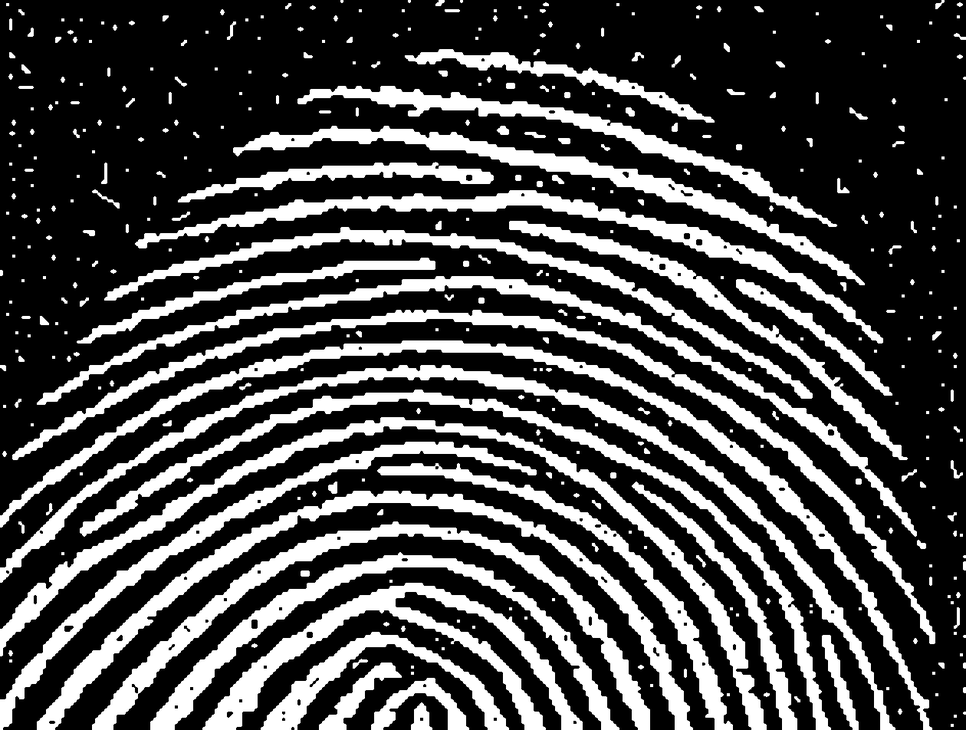
#> input picture 图像处理与可视化/Homework/数字图像处理 06/P2/DIP 09.11(a)(noisy_fingerprint).bmp, 966 x 730 px, shrunk from 1260 x 952 before the run
$ python HW06_P2_test.py
#> lines starting #> are read from the running program, lines starting #| are printed output that depends on the picture; after the words box and inside, x2 and y2 are one past the last pixel; in counts of white or black regions, pixels touching at a corner belong together
import numpy as np
from PIL import Image
from numba import njit
import matplotlib.pyplot as plt
import cv2

def compute_distance_transform(image: np.array):
    return cv2.distanceTransform(image, cv2.DIST_C, 5).astype(np.uint8)

def erode(image: np.array, threshold: int):
    """
    Parameters:
    image: Grayscale array of the image
    threshold: Threshold value to determine erosion effect (distance threshold)
    Returns: Grayscale array of the image after erosion
    """
    distance_transform = compute_distance_transform(image)
    image[(distance_transform > 0) & (distance_transform <= threshold)] = 0
    return image

# Dilation function
def dilate(image: np.array, threshold: int):
    """
    Parameters:
    image: Grayscale array of the image
    threshold: Threshold value to determine dilation effect (distance threshold)
    Returns: Grayscale array of the image after dilation
    """
    distance_transform = compute_distance_transform(255 - image)
    image[(distance_transform > 0) & (distance_transform <= threshold)] = 255
    return image

if __name__ == '__main__':

    # First, import the image and convert it to a numpy array
    image_path = 'DIP 09.11(a)(noisy_fingerprint).bmp'
    image_name = 'DIP 09.11(a)(noisy_fingerprint)'

    # Open the image, convert it to grayscale and then convert to a numpy array
    image = Image.open(image_path).convert('L')  # Convert the image to grayscale ('L' mode)
#> image is the input picture: PIL image 966x730 L; min 0, max 255, mean 72.9
    image = np.array(image)  # Convert the grayscale image to a numpy array
    processed_image = np.copy(image)

    processed_image = erode(processed_image, threshold=3)
#> in compute_distance_transform, `return cv2.distanceTransform(image, cv2.DIST_C, 5).astype(np.uint8)`:
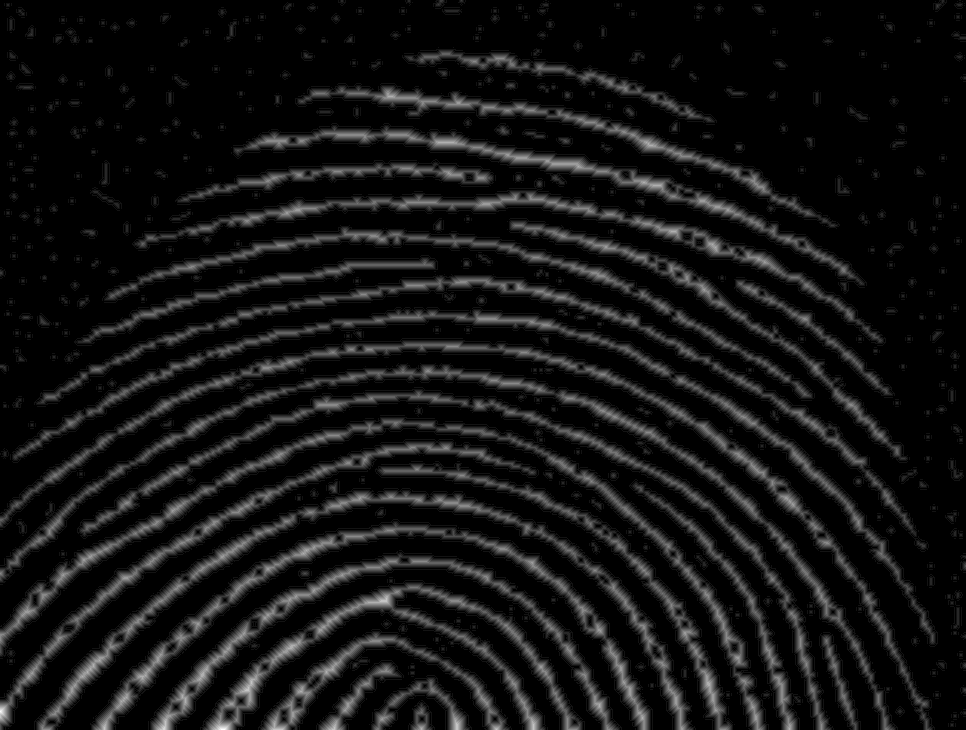
#> returned value: shape (730, 966); min 0, max 13, mean 1.04; drawn with min black and max white
    processed_image = dilate(processed_image, threshold=3)
#> in compute_distance_transform (call 2), `return cv2.distanceTransform(image, cv2.DIST_C, 5).astype(np.uint8)`:
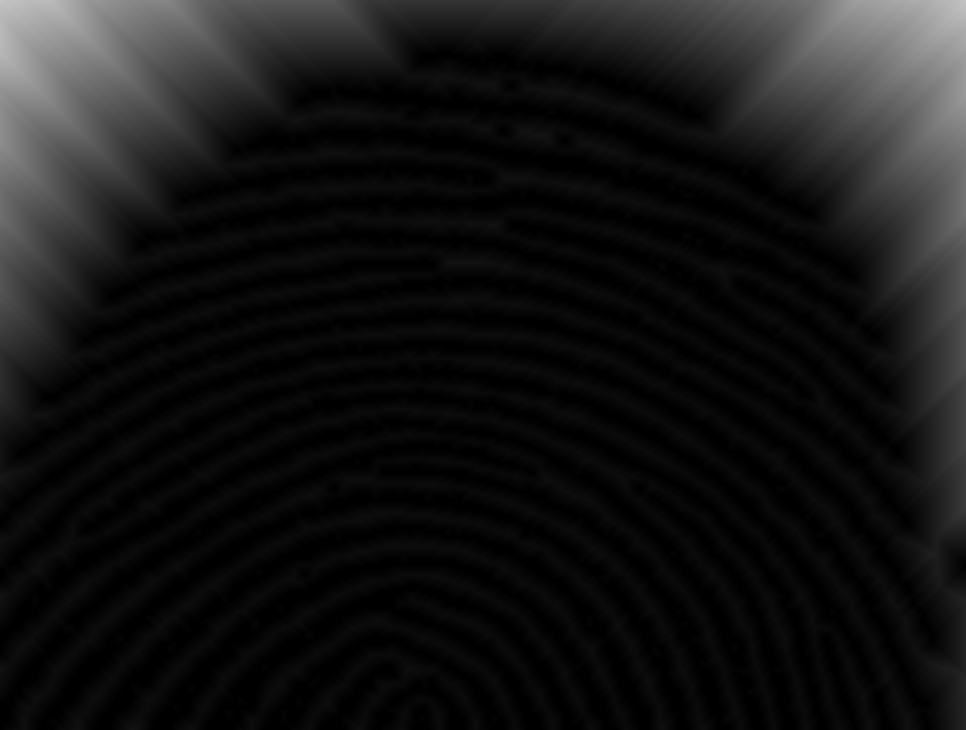
#> returned value: shape (730, 966); min 0, max 196, mean 21.3
#> in dilate, `image[(distance_transform > 0) & (distance_transform <= threshold)] = ..`:
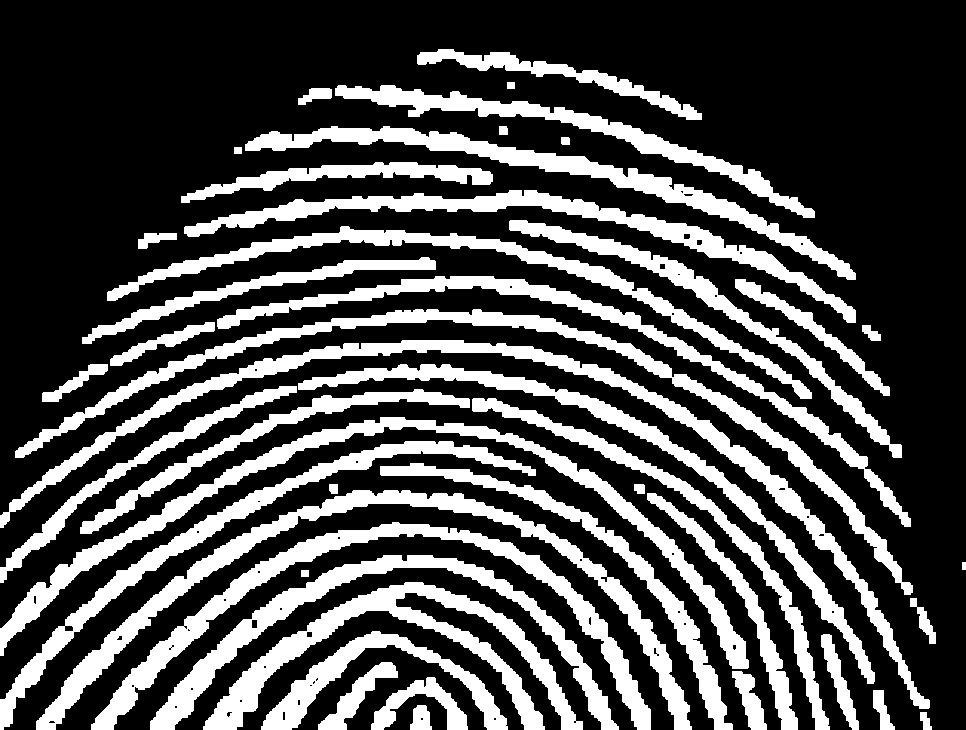
#> image: shape (730, 966); 30% white; 46 white regions, largest, box (x1, y1, x2, y2) and area: (0, 340, 930, 709) 14230, (36, 490, 692, 730) 13278, (0, 417, 749, 669) 13112
    processed_image = dilate(processed_image, threshold=4)
#> call 2 of dilate, with threshold = 4
#> in dilate (call 2), `image[(distance_transform > 0) & (distance_transform <= threshold)] = ..`:
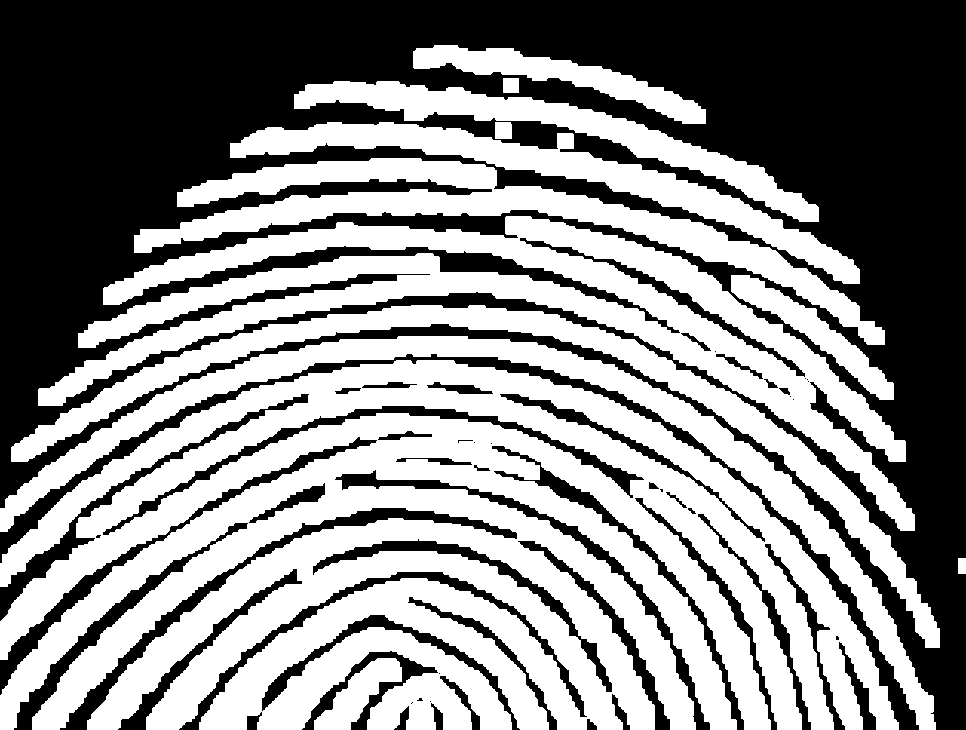
#> image: shape (730, 966); 53.3% white; 58 black regions (16 under 20 px), largest, box (x1, y1, x2, y2) and area: (0, 0, 966, 730) 259483, (0, 354, 919, 730) 10495, (60, 508, 517, 730) 5304
    processed_image = erode(processed_image, threshold=4)
#> call 2 of erode, with threshold = 4
#> in compute_distance_transform (call 4), `return cv2.distanceTransform(image, cv2.DIST_C, 5).astype(np.uint8)`:
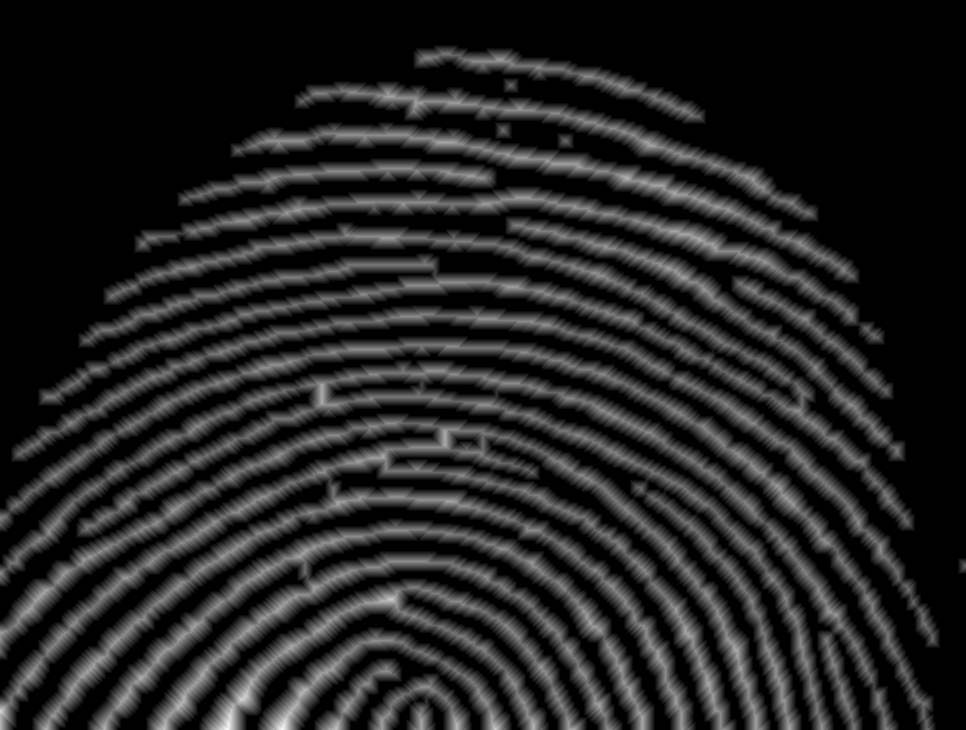
#> returned value: shape (730, 966); min 0, max 20, mean 2.82; drawn with min black and max white
#> in erode (call 2), `image[(distance_transform > 0) & (distance_transform <= threshold)] = 0`:
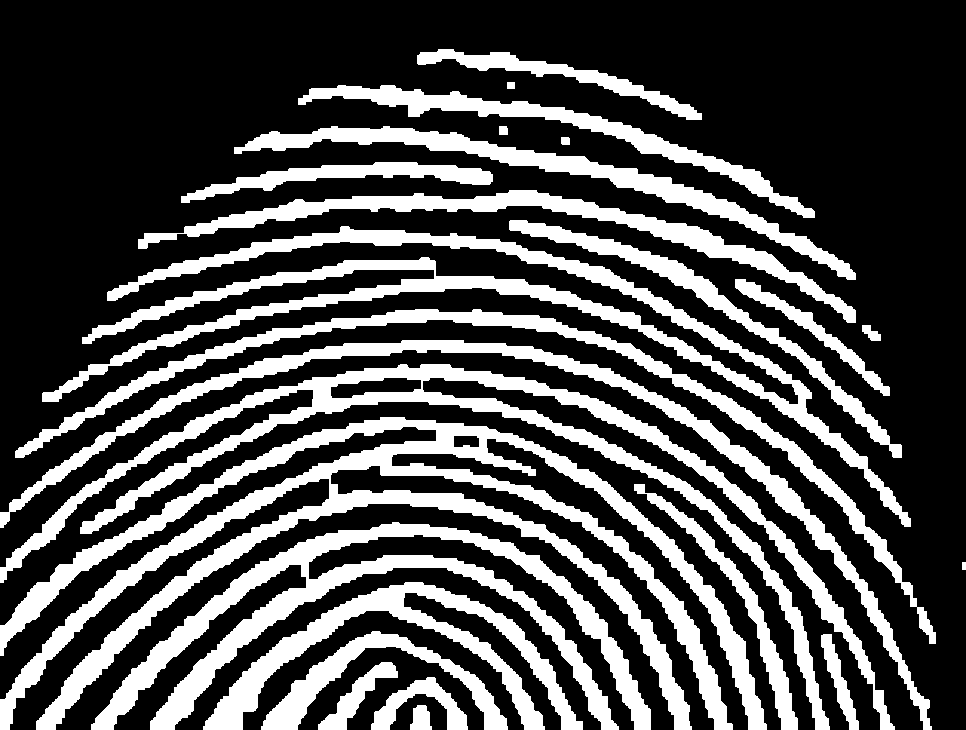
#> image: shape (730, 966); 30.5% white; 25 white regions, largest, box (x1, y1, x2, y2) and area: (0, 417, 767, 730) 44188, (0, 364, 895, 730) 25836, (42, 226, 911, 527) 24268

    # Plot the original and processed images side by side for comparison
    plt.figure(figsize=(12, 6))

    # Plot the original image
    plt.subplot(1, 2, 1)
    plt.imshow(image, cmap='gray')
    plt.title("Original Image")
    plt.axis('off')  # Hide axis ticks

    # Plot the processed image
    plt.subplot(1, 2, 2)
    plt.imshow(processed_image, cmap='gray')
    plt.title("Processed Image")
    plt.axis('off')  # Hide axis ticks

    # Display the comparison
    plt.tight_layout()
    plt.show()
